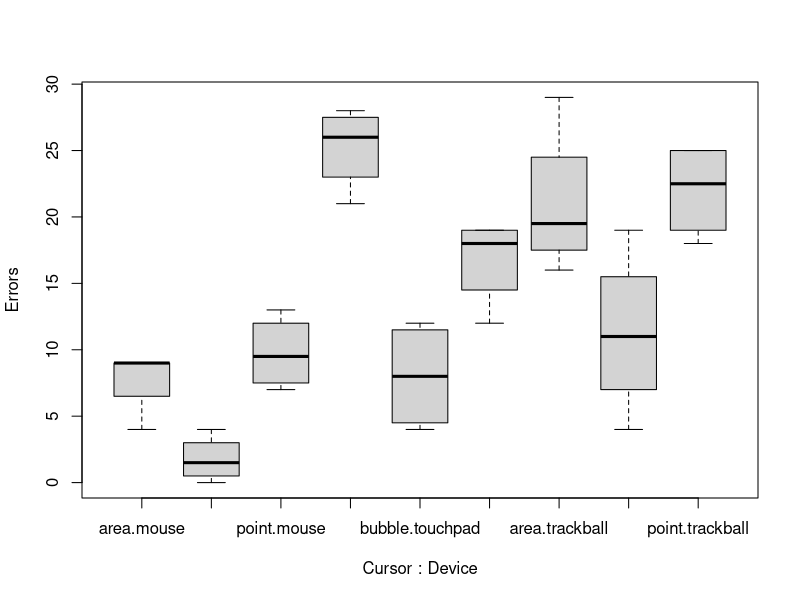
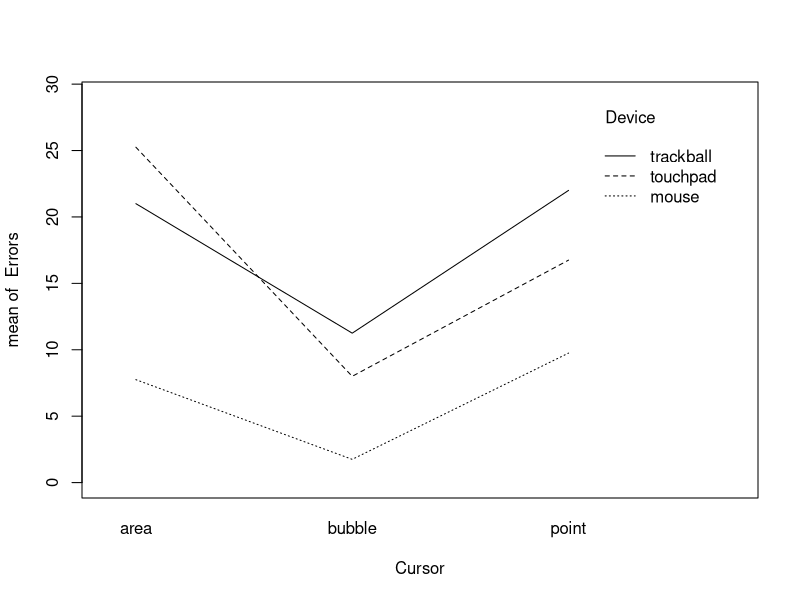

Generate these figures, in order, with R: (Note: this script raises an error after producing the figures.)
data = read.csv("ptgbtwn.csv")
View(data)

data$Subject = factor(data$Subject)

summary(data)

library(plyr)
ddply(data, ~ Device * Cursor, function(d) summary(d$Errors))
ddply(data, ~ Device * Cursor, summarize, Errors.mean=mean(Errors), Errors.sd=sd(Errors))

boxplot(Errors ~ Cursor * Device, data=data, ylab="Errors")
with(data, interaction.plot(Cursor, Device, Errors, ylim=c(0, max(data$Errors)))) # interaction plot

library(fitdistrplus)
fit = fitdist(data[data$Cursor == "point" & data$Device == "mouse",]$Errors, "pois", discrete=TRUE)
gofstat(fit) # goodness-of-fit test
fit = fitdist(data[data$Cursor == "point" & data$Device == "touchpad",]$Errors, "pois", discrete=TRUE)
gofstat(fit) # goodness-of-fit test
fit = fitdist(data[data$Cursor == "point" & data$Device == "trackball",]$Errors, "pois", discrete=TRUE)
gofstat(fit) # goodness-of-fit test
fit = fitdist(data[data$Cursor == "area" & data$Device == "mouse",]$Errors, "pois", discrete=TRUE)
gofstat(fit) # goodness-of-fit test
fit = fitdist(data[data$Cursor == "area" & data$Device == "touchpad",]$Errors, "pois", discrete=TRUE)
gofstat(fit) # goodness-of-fit test
fit = fitdist(data[data$Cursor == "area" & data$Device == "trackball",]$Errors, "pois", discrete=TRUE)
gofstat(fit) # goodness-of-fit test
fit = fitdist(data[data$Cursor == "bubble" & data$Device == "mouse",]$Errors, "pois", discrete=TRUE)
gofstat(fit) # goodness-of-fit test
fit = fitdist(data[data$Cursor == "bubble" & data$Device == "touchpad",]$Errors, "pois", discrete=TRUE)
gofstat(fit) # goodness-of-fit test
fit = fitdist(data[data$Cursor == "bubble" & data$Device == "trackball",]$Errors, "pois", discrete=TRUE)
gofstat(fit) # goodness-of-fit test

contrasts(data$Cursor) <- "contr.sum"
contrasts(data$Device) <- "contr.sum"

m = glm(Errors ~ Cursor * Device, data=data, family=poisson)
Anova(m, type=3)

library(multcomp) # for glht
library(lsmeans) # for lsm
summary(glht(m, lsm(pairwise ~ Device * Cursor)), test=adjusted(type="holm"))
